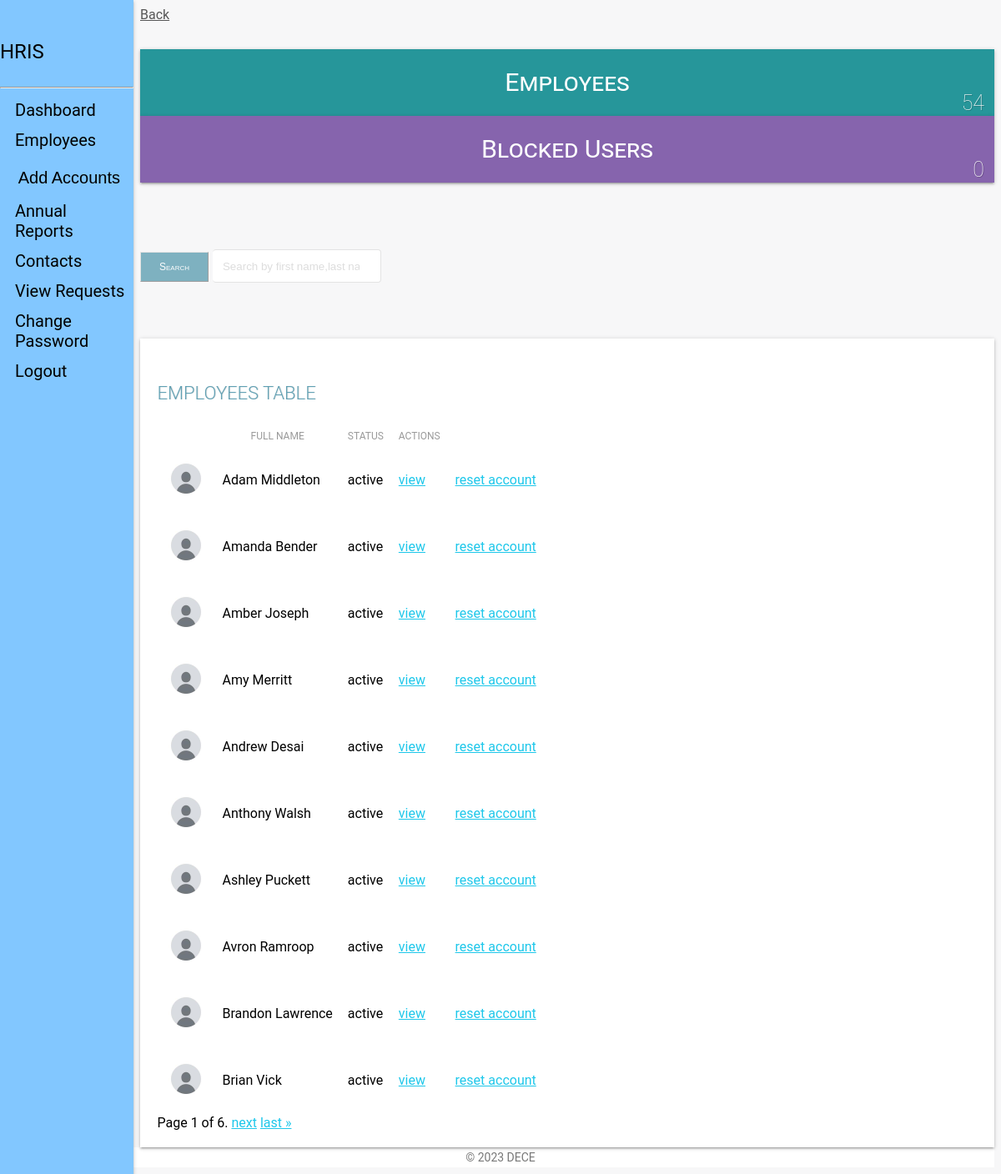
Before: /admin_view/employees/ (signed in) with the older database file.
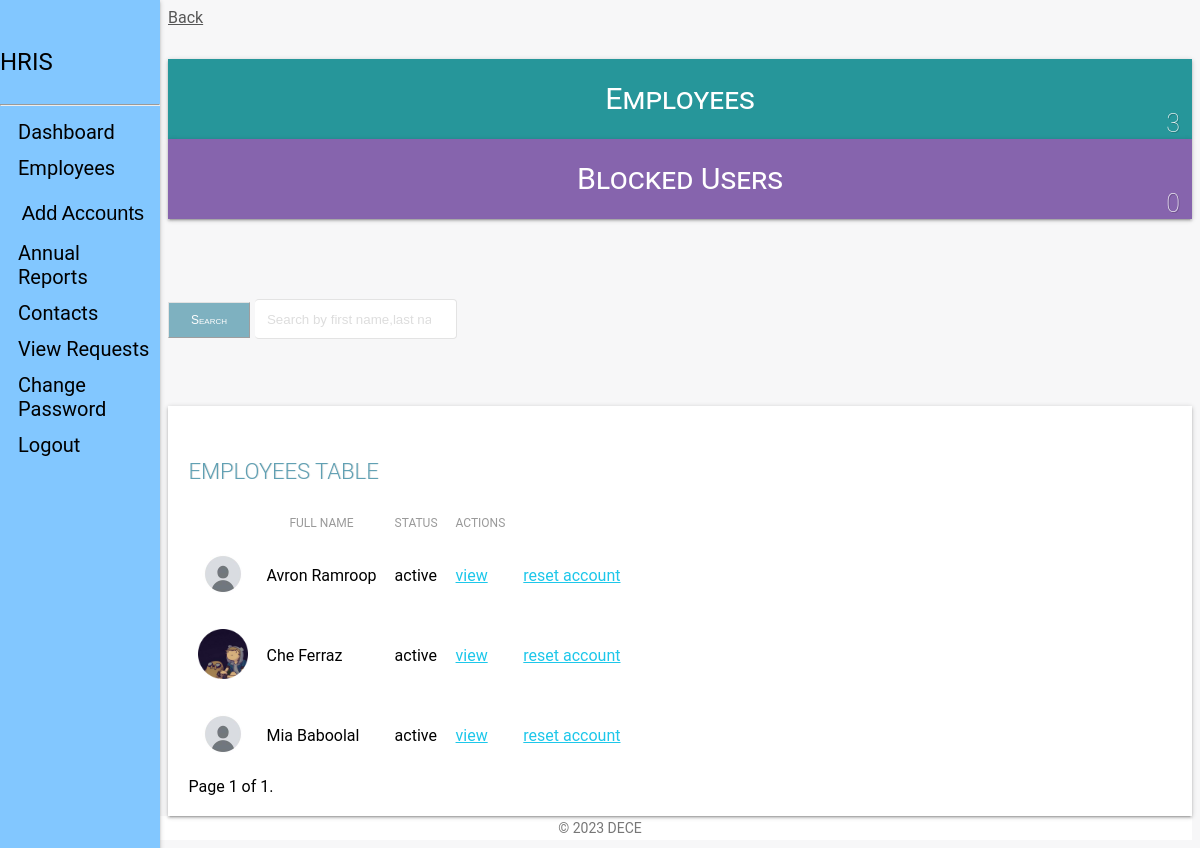
After: the same page with the newer database file.
### staff_app/models.py (models this page shows, shortened)
class Employee(models.Model):
    MALE = 'male'
    FEMALE = 'female'
    OTHER = 'other'
    NOT_KNOWN = 'Not Known'
    GENDER = (
        (MALE, 'Male'),
        (FEMALE, 'Female'),
        (OTHER, 'Other'),
        (NOT_KNOWN, 'Not Known'),
    )
    MR = 'Mr'
    MRS = 'Mrs'
    MSS = 'Mss'
    DR = 'Dr'
    SIR = 'Sir'
    MADAM = 'Madam'
    TITLE = (
        (MR, 'Mr'),
        (MRS, 'Mrs'),
        (MSS, 'Mss'),
        (DR, 'Dr'),
        (SIR, 'Sir'),
        (MADAM, 'Madam'),
    )
    FULL_TIME = 'Full-Time'
    PART_TIME = 'Part-Time'
    CONTRACT = 'Contract'
    INTERN = 'Intern'
    EMPLOYEETYPE = (
        (FULL_TIME, 'Full-Time'),
        (PART_TIME, 'Part-Time'),
        (CONTRACT, 'Contract'),
        (INTERN, 'Intern'),
    )
    user = models.ForeignKey(CustomUser, on_delete=models.CASCADE, default=1)
    title = models.CharField(_('Title'), max_length=10, default=MR,
                             choices=TITLE, blank=False, null=True)
    image = models.ImageField(_('Profile Image'), upload_to='profiles/', default='profiles/default.png',
                              blank=True, null=True, help_text='upload image size less than 2.0MB')
    firstname = models.CharField(
        _('Firstname'), max_length=125, null=False, blank=False)
    lastname = models.CharField(
        _('Lastname'), max_length=125, null=False, blank=False)
    othername = models.CharField(
        _('Othername (optional)'), max_length=125, null=True, blank=True)
    employeeid = models.PositiveIntegerField(
        _('Employee ID'), null=True, blank=True)
    sex = models.CharField(_('Gender'), max_length=10, default=NOT_KNOWN,
                           choices=GENDER, blank=False)
    email = models.EmailField(
        _('Email'), max_length=255, default=None, blank=True, null=True)
    tel = PhoneNumberField(null=False, blank=False,
                           verbose_name='Phone Number')
    bio = models.CharField(_('Bio'), max_length=255, default='',
                           null=True, blank=True)
    birthday = models.DateField(_('Date of Birth'), blank=False, null=True)
    nisnumber = models.PositiveIntegerField(
        _('NIS Number'), null=True, blank=True)
    employeetype = models.CharField(_('Employee Type'), max_length=15, default=FULL_TIME,
                                    choices=EMPLOYEETYPE, blank=False, null=True)
    vitae = models.FileField(_('Cirriculum Vitae'), upload_to='vitae/', blank=True,
                             null=True, validators=[FileExtensionValidator(allowed_extensions=['pdf', 'docx'])], help_text='upload in .docx or .pdf')  # curriculum vitae
    """
    is_blocked and is_deleted are boolean fields that indicate whether an employee is blocked or deleted.
    _('Is Blocked') and _('Is Deleted') are translation strings for the field labels.
    """
    is_blocked = models.BooleanField(
        _('Is Blocked'), help_text='button to toggle employee block and unblock', default=False)
    is_deleted = models.BooleanField(
        _('Is Deleted'), help_text='button to toggle employee deleted and undelete', default=False)
    """
    created and updated are datetime fields that store the date and time when an employee is created or updated.
    verbose_name is the human-readable name for the field.
    """
    created = models.DateTimeField(verbose_name=_(
        'Created'), auto_now_add=True, null=True)
    updated = models.DateTimeField(
        verbose_name=_('Updated'), auto_now=True, null=True)
    """
    objects is a reference to the default manager for the model.
    """
    objects = EmployeeManager()
    """
    Meta class contains some metadata for the model.
    verbose_name and verbose_name_plural are human-readable names for the model.
    ordering specifies the default ordering of the records.
    """
    class Meta:
        verbose_name = _('Employee')
        verbose_name_plural = _('Employees')
        ordering = ['-created']
    """
    __str__ method is used to convert the model object to a string representation in the database.
    Here, it returns the full name of the employee using the get_full_name property.
    """
    def __str__(self):
        return self.get_full_name
    """
    get_full_name is a property that returns the full name of the employee.
    It checks if firstname, lastname, and othername fields are available and returns the full name accordingly.
    the @property decorator allows this function to be called as a model property would withoung using '()'
    """
    @ property
    def get_full_name(self):
        fullname = ''
        firstname = self.firstname
        lastname = self.lastname
        othername = self.othername
        if (firstname and lastname) or othername is None:
            fullname = firstname + ' ' + lastname
            return fullname
        elif othername:
            fullname = firstname + ' ' + othername + ' '+lastname
            return fullname
        return
    """
    get_age is a property that returns the age of the employee.
    It calculates the age using the birthday field and the current year.
    """
    @ property
    def get_age(self):
        current_year = datetime.date.today().year
        dateofbirth_year = self.birthday.year
        if dateofbirth_year:
            return current_year - dateofbirth_year
        return

### admin_app/views.py (the view)
# urls.py: path('employees/', views.employees, name="employees"),
def employees(request):
    if not (request.user.is_authenticated and request.user.is_superuser):
        return redirect('hris:home')
    dataset = dict()
    employees = Employee.objects.all().order_by('firstname')
    query = request.GET.get('search')
    if query:
        query = re.sub(r"\s+", ".", query, flags=re.UNICODE)
        employees = employees.filter(
            Q(email__icontains=query)
        )
    paginator = Paginator(employees, 10)
    page = request.GET.get('page')
    employees_paginated = paginator.get_page(page)
    dataset['employee_list'] = employees_paginated
    dataset['all_employees'] = Employee.objects.all_employees()
    blocked_employees = Employee.objects.all_blocked_employees()
    dataset['blocked_employees'] = blocked_employees
    dataset['title'] = 'Employees list view'
    return render(request, 'admin/view_employees.html', dataset)

### admin_app/managers.py (called while the page is built)
    def get_queryset(self):
        return super().get_queryset().filter(is_deleted=False)

    def all_employees(self):
        return super().get_queryset()

    def all_blocked_employees(self):
        return super().get_queryset().filter(is_blocked=True)

### templates/admin/view_employees.html (shortened to what this page needs)
{% extends 'base.html' %}
{% load static %}
{% block content %}
<link type="text/CSS" href="{% static 'css/light-bootstrap-dashboard.css' %}" rel="stylesheet"/>
    <section class="row">
        <section class="col col-lg-12">
            <span><a href="{{request.META.HTTP_REFERER|escape}}" style="color:#565656;">Back</a></span>
        </section>
    </section>
    <section class="row margin-bottom">
        <div class="container-fluid">
            <section class="col-lg-4 col-md-4 col-sm-12">
                <div class="employee-box sec-box">
                    <a href="{% url 'admin_app:employees' %} ">
                    <span>Employees</span>
                    </a>
                    <span class="count-object">{{ all_employees.count }}</span>
                </div>
            </section>
            <section class="col-lg-4 col-md-4 col-sm-12">
                <div class="blocked-box sec-box">
                    <a href="">
                    <span>Blocked Users</span>
                    </a>
                    <span class="count-object">{{ blocked_employees.count }}</span>
                </div>
            </section>
        </div>
    </section>
    <div class="row" style="margin-bottom: 2.2rem;margin-top: 3rem;">
        <div class="">
        <div class="col-lg-12">
            <form action="." method="GET">
                <div class="input-group mb3">
                    <span class="input-group-btn">
                        <button class="btn btn-default" id = "stylebutton" type="submit">Search</button>
                    </span>
                    <input type="search" value="{{request.GET.search}}" name="search" class="form-control" placeholder="Search by first name,last name...">
                </div>
            </form>
        </div>
        </div>
    </div>
    <div class="table-responsive table-shadow">
        <div class="text-center table-description">
            <h4 class="title-h3" style="color: #60a0b3 !important;
            text-shadow: 1px 0px rgba(0,0,0,0.11)"> EMPLOYEES TABLE</h4>
        </div>
        <table class="table">
            <thead>
                <tr>
                  <th scope="col"></th>
                  <th scope="col">Full Name</th>
                  <th scope="col">Status</th>
                  <th scope="col">Actions</th>
                  <th scope="col"></th>
                </tr>
            </thead>
            <tbody>
                {% if not employee_list %}
                    <tr>
                    <td>No Employee found.</td>
                    </tr>
                {% else %}
                    {% for employee in employee_list %}
                    <tr>
                    {% if employee.image %}
                    <th scope="row"><img src="{{employee.image.url}}" width="50" height="50"></th>
                    {% else %}
                    <th scope="row">-</th>
                    {% endif %}
                    <td>{{ employee.get_full_name }}</td>
                    {% if employee.is_blocked %}
                    <td>Inactive</td>
                    {% else %}
                    <td>active</td>
                    {% endif %}
                    <td>
                        <a href="{% url 'admin_app:info' employee.user_id %}">
                            view
                        </a>
                    </td>
                    <td> <a href="{% url 'hris:reset-account' employee.user_id %}">reset account</a> </td>
                    </tr>
                    {% endfor %}
                {% endif %}
            </tbody>
        </table>
              <div class="pagination">
                <span class="step-links">
                    <span class="current">
                        Page {{ employee_list.number }} of {{ employee_list.paginator.num_pages }}.
                    </span>
                    {% if employee_list.has_next %}
                        <a href="?page={{ employee_list.next_page_number }}">next</a>
                        <a href="?page={{ employee_list.paginator.num_pages }}">last &raquo;</a>
                    {% endif %}
                </span>
            </div>
    </div>
{% endblock content %}

### templates/base.html (shortened to what this page needs)
{% load static %}
{% load humanize %}
<!DOCTYPE html>
<html lang="en">
<head>
    <link rel="stylesheet" type="text/CSS" href="https://res.cloudinary.com/dtol6ceis/raw/upload/v1680495195/css/bootstrap.min_ehexbi.css">
</head>
<body>
    <div class="sidenav">
        <section class="text-center">
            <p>HRIS</p>
            <hr>
        </section>
        {% if user.is_superuser%}
            <a href="{% url 'admin_app:admin-home' %}">Dashboard</a>
            <a href="{% url 'admin_app:employees' %} ">Employees</a>
            <div class="dropdown" style="float:right;">
                <button class="dropbtn">Add Accounts</button>
            </div>
            <a href="{% url 'admin_app:annualreports' %}">Annual Reports</a>
            <a href="{% url 'admin_app:contacts' %}">Contacts</a>
            <a href="{% url 'admin_app:requests' %}">View Requests</a>
            <a href="{% url 'hris:password_change' %}">Change Password</a>
            <a href="{% url 'hris:logout' %}">Logout</a>
        {% endif %}
    </div>
    <div class="main">
        {% block content %}
        {% endblock %}
    </div>
    <footer class="footer">
        <div class="container-fluid">
            <a class="copyright pull-right">
                &copy; <script>document.write(new Date().getFullYear())</script> DECE
            </a>
        </div>
    </footer>
</body>
</html>

Changed rows visible on the page:
removed Employee: image (placeholder picture), get_full_name "Adam Middleton", is_blocked "active"
removed Employee: image (placeholder picture), get_full_name "Amanda Bender", is_blocked "active"
removed Employee: image (placeholder picture), get_full_name "Amber Joseph", is_blocked "active"
removed Employee: image (placeholder picture), get_full_name "Amy Merritt", is_blocked "active"
removed Employee: image (placeholder picture), get_full_name "Andrew Desai", is_blocked "active"
removed Employee: image (placeholder picture), get_full_name "Anthony Walsh", is_blocked "active"
removed Employee: image (placeholder picture), get_full_name "Ashley Puckett", is_blocked "active"
removed Employee: image (placeholder picture), get_full_name "Brandon Lawrence", is_blocked "active"
removed Employee: image (placeholder picture), get_full_name "Brian Vick", is_blocked "active"
now on this page (row unchanged): Employee: image (picture), get_full_name "Che Ferraz", is_blocked "active"
now on this page (row unchanged): Employee: image (placeholder picture), get_full_name "Mia Baboolal", is_blocked "active"
Other visible differences:
{{ all_employees.count }}: "54" → "3"
{{ employee_list.paginator.num_pages }}: "6" → "1"
text no longer shown: "next last »"
